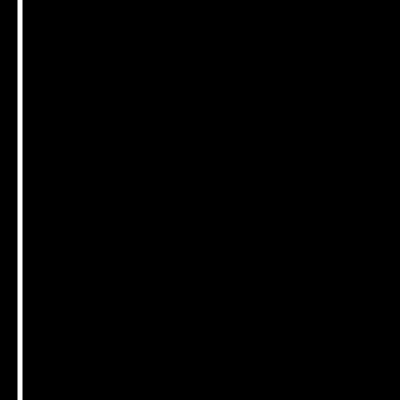
Frame 1 (no input)
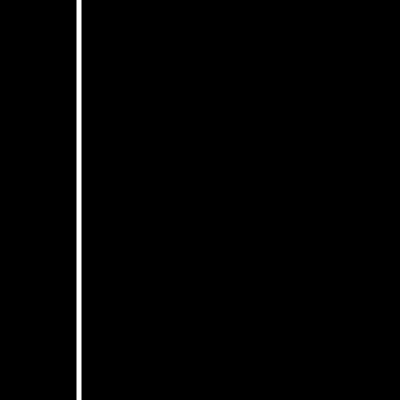
Frame 60 (no input)
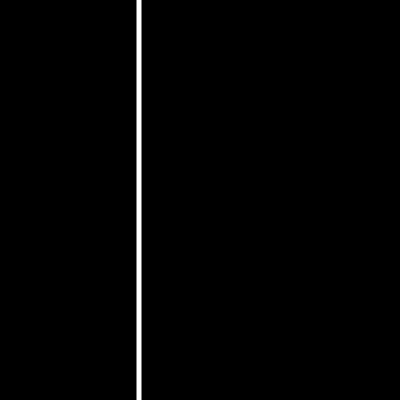
Frame 120 (the mouse pressed at the canvas centre since frame 60)

The p5.js sketch that drew these frames (run headless with seeded random() and noise() and a simulated clock; from frame 60 on, the mouse is pressed at the canvas centre):

// p5.js sketch
// ── sketch.js
let x = 20;
let speed = 1;

function setup() {
  createCanvas(400, 400);
  stroke(255);
  strokeWeight(5);
}

function draw() {
  background(0);
  line(x, 0, x, height);
  x = x + speed;
  
  if (x >= width) {
    speed = -1;
  } else if (x <= 0) {
    speed = 1;
  }
}
